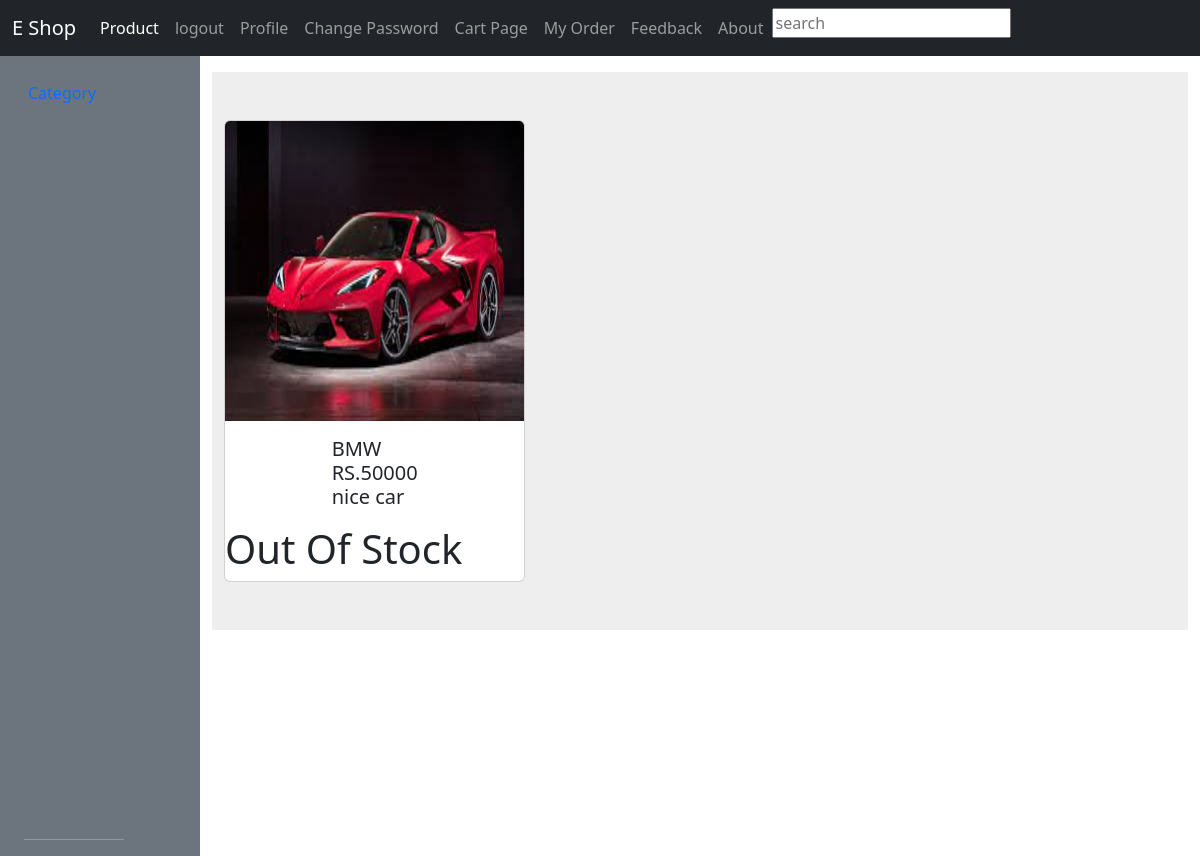
The app's page /productdetails/1 (signed in) with its own data.
### app1/models.py (models this page shows, shortened)
class Product(models.Model):
    categor=models.ForeignKey(Category,on_delete=models.CASCADE)
    name = models.CharField(max_length=200)
    img=models.ImageField(upload_to="product")
    discription=models.TextField()
    quantity=models.IntegerField()
    price=models.IntegerField()

### app1/views.py (the view, shortened to what this page needs)
# urls.py: path('productdetails/<int:id>',productdetails,name="productdetails1"),
def productdetails(request,id):
    if 'user' in request.session:
        data=request.session['user']
        pr=Product.objects.get(id=id)
        return render(request,'productdetails.html',{'data':data,'product':pr})
    else:
        return redirect('login')

### app1/templates/productdetails.html (shortened to what this page needs)
{% extends 'base.html' %}
{% block content %}
<div class="col py-3">
    <section style="background-color: #eee;">
        <div class="container py-5">
            <div class="row">
                    <div class="col-md-4 col-lg-4 mb-4 mb-lg-0">
                        <div class="card">
                            <img src="{{product.img.url}}"
                                class="card-img-top" height="300px" alt="Laptop" />
                            <div class="card-body" style="align-self: center;">
                                <h5 class="mb-0" style="align-self:center;">{{product.name}}</h5>
                                <h5 class="mb-0" style="align-self:center;">RS.{{product.price}}</h5>
                                <h5 class="mb-0" style="align-self:center;">{{product.discription}}</h5>
                            </div>
                            {% if product.quantity > 0 %}
                            <form  method="post">
                                {% csrf_token %}
                                <input type="number" name="quantity">
                                <button type="submit">add to cart</button>
                            </form>
                            {% else %}
                            <h1>Out Of Stock</h1>
                            {% endif %}
                        </div>
                    </div>
            </div>
        </div>
    </section>
</div>
{% endblock  %}

### records on screen
Product: img (picture), name "BMW", price "50000", discription "nice car"
